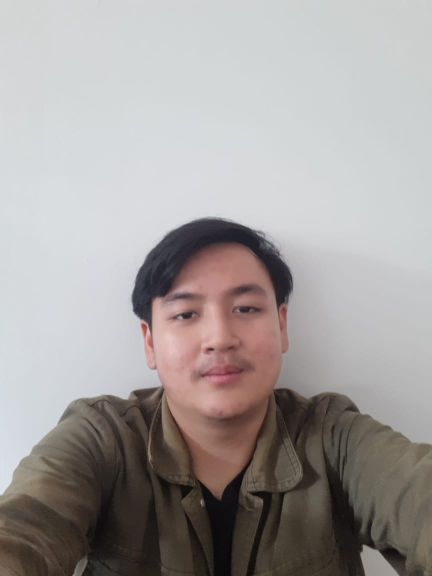
#> input picture TestImages/aji.jpeg, 864 x 1152 px, found by its file name (shown at 1/2 size)
$ python tester.py
#> lines starting #> are read from the running program, lines starting #| are printed output that depends on the picture
### Template/faceRecognition.py
import cv2
import os
import numpy as np


def faceDetection(test_img):
    gray_img = cv2.cvtColor(test_img, cv2.COLOR_BGR2GRAY)
    face_haar_cascade = cv2.CascadeClassifier('/STUDY/Machine Learning/ProjekKehususan/HaarCascade/haarcascade_frontalface_default.xml')
    faces = face_haar_cascade.detectMultiScale(gray_img,scaleFactor=1.3,minNeighbors=3)

    return faces,gray_img

#Given a directory below function returns part of gray_img which is face alongwith its label/ID
# [33 lines left out: functions labels_for_training_data, train_classifier, not called in this run]

#Below function draws bounding boxes around detected face in image
def draw_rect(test_img,face):
    (x,y,w,h)=face
    cv2.rectangle(test_img,(x,y),(x+w,y+h),(255,0,0),thickness=5)

#Below function writes name of person for detected label
def put_text(test_img,text,x,y):
    cv2.putText(test_img,text,(x,y),cv2.FONT_HERSHEY_DUPLEX,2,(255,0,0),4)

### tester.py
import cv2
import os
import numpy as np
import faceRecognition as fr


#This module takes images  stored in diskand performs face recognition
test_img=cv2.imread('/STUDY/Machine Learning/ProjekKehususan/TestImages/aji.jpeg')#test_img path
#> test_img is the input picture: shape (1152, 864, 3); mean B, G, R 157.2, 158.6, 163.4
faces_detected,gray_img=fr.faceDetection(test_img)
#> in faceDetection, `gray_img = cv2.cvtColor(test_img, cv2.COLOR_BGR2GRAY)`:
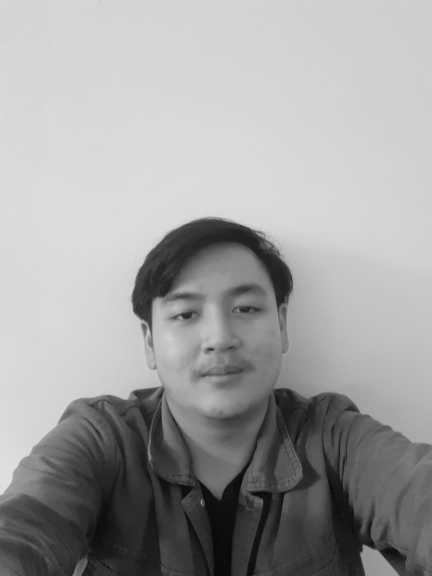
#> gray_img: shape (1152, 864) (shown at 1/2 size); min 1, max 228, mean 159.8
#> in faceDetection, `faces = face_haar_cascade.detectMultiScale(gray_img,scaleFactor=1.3,mi..`: faces = [[274, 500, 323, 323]]
#> faces_detected = [[274, 500, 323, 323]]
print("faces_detected:",faces_detected)
#| faces_detected: [[274 500 323 323]]

# hanya deteksi wajah saja
# for (x,y,w,h) in faces_detected:
#     cv2.rectangle(test_img,(x,y),(x+w,y+h),(255,0,0),thickness=5)

# resized_img=cv2.resize(test_img,(1000,700))
# cv2.imshow("face detecetion tutorial",resized_img)
# cv2.waitKey(0)#Waits indefinitely until a key is pressed
# cv2.destroyAllWindows

# faces,faceID = fr.labels_for_training_data('/STUDY/Machine Learning/ProjekKehususan/TrainingImages')
# save data yang di training
# face_recognizer = fr.train_classifier(faces,faceID)
# face_recognizer.save('trainingData.yml')

# recognize menggunakan LBPH ambil dari data yg sudah di training di atas
face_recognizer = cv2.face.LBPHFaceRecognizer_create()
#> (the run stopped early here; a loop or call above may not have finished)

$ run again, with TestImages/test.jpeg copied over TestImages/aji.jpeg
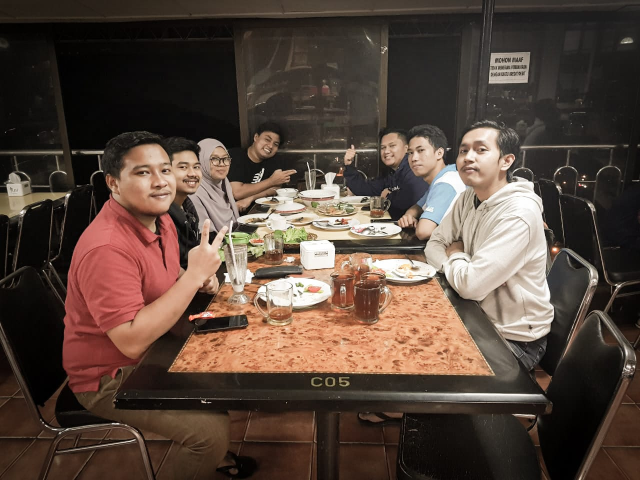
#> input picture TestImages/test.jpeg, 1280 x 960 px, found by its file name (shown at 1/2 size)
#> test_img is the input picture: shape (960, 1280, 3); mean B, G, R 59.8, 69.8, 86.7
#> in faceDetection, `gray_img = cv2.cvtColor(test_img, cv2.COLOR_BGR2GRAY)`:
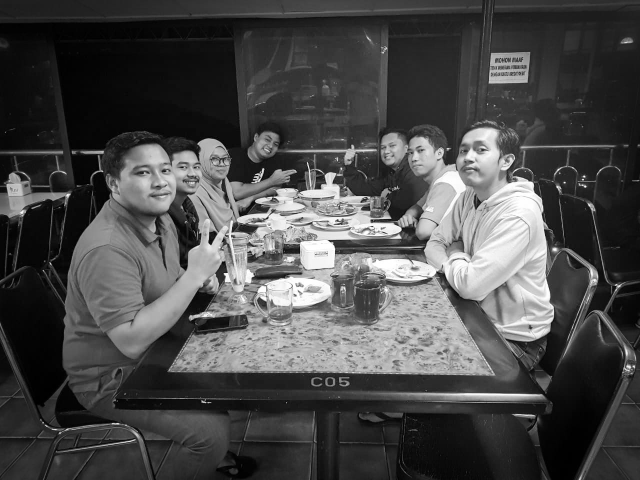
#> gray_img: shape (960, 1280) (shown at 1/2 size); min 0, max 255, mean 73.7
#> faces = [[754, 270, 58, 58], [803, 277, 65, 65], [406, 292, 65, 65], [340, 304, 77, 77], [893, 257, 110, 110], [250, 296, 118, 118]]
#> faces_detected has the same summary as faces in faceDetection
#| faces_detected: [[754 270  58  58]
#|  [803 277  65  65]
#|  [406 292  65  65]
#|  [340 304  77  77]
#|  [893 257 110 110]
#|  [250 296 118 118]]
